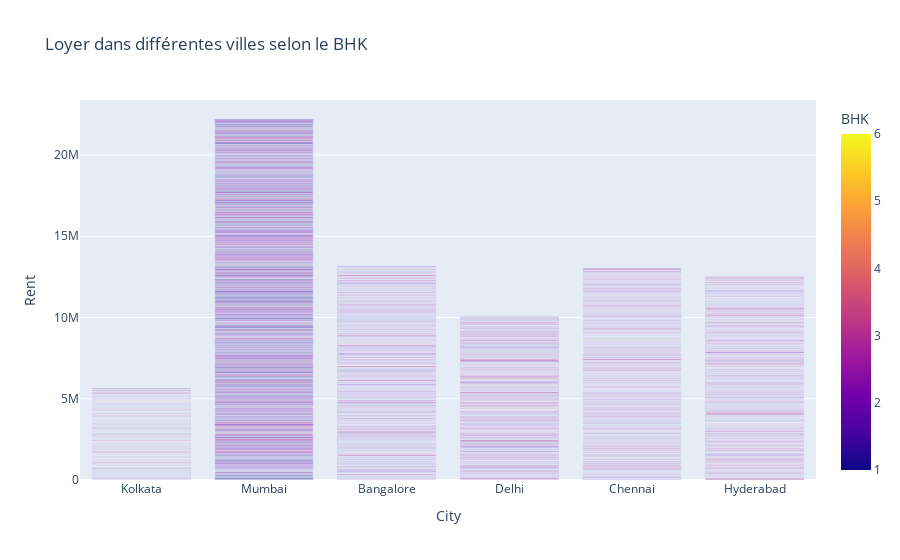

This figure's notebook cell:
### Code cell
# Loyer des maisons dans différentes villes en fonction du nombre de chambres, de halls et de cuisines
figure = px.bar(df, x = df["City"], y = df["Rent"], color=df["BHK"], title="Loyer dans différentes villes selon le BHK")
figure.show()

### Figure 1 — Plotly figure (JSON) as saved in the notebook; plotly's stock layout.template omitted (floating-point values rounded to 4 significant figures; data arrays with more than 128 entries replaced by an {"elided": "..."} marker saying what was removed)
{"data": [{"hovertemplate": "City=%{x}<br>Rent=%{y}<br>BHK=%{marker.color}<extra></extra>", "legendgroup": "", "marker": {"color": {"elided": "4103 int values"}, "coloraxis": "coloraxis", "pattern": {"shape": ""}}, "name": "", "orientation": "v", "showlegend": false, "textposition": "auto", "type": "bar", "x": {"elided": "4103 str values"}, "xaxis": "x", "y": {"elided": "4103 int values"}, "yaxis": "y"}], "layout": {"barmode": "relative", "coloraxis": {"colorbar": {"title": {"text": "BHK"}}, "colorscale": [[0, "#0d0887"], [0.1111, "#46039f"], [0.2222, "#7201a8"], [0.3333, "#9c179e"], [0.4444, "#bd3786"], [0.5556, "#d8576b"], [0.6667, "#ed7953"], [0.7778, "#fb9f3a"], [0.8889, "#fdca26"], [1, "#f0f921"]]}, "legend": {"tracegroupgap": 0}, "title": {"text": "Loyer dans différentes villes selon le BHK"}, "xaxis": {"anchor": "y", "domain": [0, 1], "title": {"text": "City"}}, "yaxis": {"anchor": "x", "domain": [0, 1], "title": {"text": "Rent"}}}}
